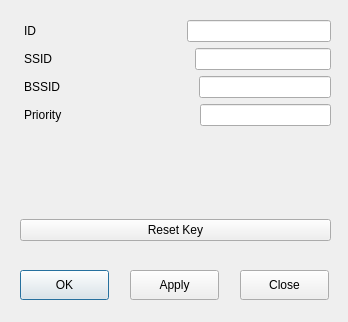
<?xml version="1.0" encoding="UTF-8"?>
<ui version="4.0">
 <class>WifiEdit</class>
 <widget class="QDialog" name="WifiEdit">
  <property name="geometry">
   <rect>
    <x>0</x>
    <y>0</y>
    <width>348</width>
    <height>322</height>
   </rect>
  </property>
  <property name="windowTitle">
   <string>Dialog</string>
  </property>
  <widget class="QPushButton" name="pushOk">
   <property name="geometry">
    <rect>
     <x>20</x>
     <y>270</y>
     <width>89</width>
     <height>30</height>
    </rect>
   </property>
   <property name="text">
    <string>OK</string>
   </property>
  </widget>
  <widget class="QPushButton" name="pushApply">
   <property name="geometry">
    <rect>
     <x>130</x>
     <y>270</y>
     <width>89</width>
     <height>30</height>
    </rect>
   </property>
   <property name="text">
    <string>Apply</string>
   </property>
  </widget>
  <widget class="QPushButton" name="pushClose">
   <property name="geometry">
    <rect>
     <x>240</x>
     <y>270</y>
     <width>89</width>
     <height>30</height>
    </rect>
   </property>
   <property name="text">
    <string>Close</string>
   </property>
  </widget>
  <widget class="QWidget" name="layoutWidget">
   <property name="geometry">
    <rect>
     <x>20</x>
     <y>20</y>
     <width>311</width>
     <height>221</height>
    </rect>
   </property>
   <layout class="QVBoxLayout" name="verticalLayout">
    <item>
     <layout class="QHBoxLayout" name="horizontalLayout">
      <item>
       <widget class="QLabel" name="label">
        <property name="text">
         <string>ID</string>
        </property>
        <property name="margin">
         <number>4</number>
        </property>
        <property name="indent">
         <number>4</number>
        </property>
       </widget>
      </item>
      <item>
       <spacer name="horizontalSpacer_4">
        <property name="orientation">
         <enum>Qt::Horizontal</enum>
        </property>
        <property name="sizeHint" stdset="0">
         <size>
          <width>40</width>
          <height>20</height>
         </size>
        </property>
       </spacer>
      </item>
      <item>
       <widget class="QLineEdit" name="editID">
        <property name="readOnly">
         <bool>true</bool>
        </property>
       </widget>
      </item>
     </layout>
    </item>
    <item>
     <layout class="QHBoxLayout" name="horizontalLayout_2">
      <item>
       <widget class="QLabel" name="label_3">
        <property name="text">
         <string>SSID</string>
        </property>
        <property name="margin">
         <number>4</number>
        </property>
        <property name="indent">
         <number>4</number>
        </property>
       </widget>
      </item>
      <item>
       <spacer name="horizontalSpacer">
        <property name="orientation">
         <enum>Qt::Horizontal</enum>
        </property>
        <property name="sizeHint" stdset="0">
         <size>
          <width>40</width>
          <height>20</height>
         </size>
        </property>
       </spacer>
      </item>
      <item>
       <widget class="QLineEdit" name="editSSID"/>
      </item>
     </layout>
    </item>
    <item>
     <layout class="QHBoxLayout" name="horizontalLayout_3">
      <item>
       <widget class="QLabel" name="label_4">
        <property name="text">
         <string>BSSID</string>
        </property>
        <property name="margin">
         <number>4</number>
        </property>
        <property name="indent">
         <number>4</number>
        </property>
       </widget>
      </item>
      <item>
       <spacer name="horizontalSpacer_2">
        <property name="orientation">
         <enum>Qt::Horizontal</enum>
        </property>
        <property name="sizeHint" stdset="0">
         <size>
          <width>40</width>
          <height>20</height>
         </size>
        </property>
       </spacer>
      </item>
      <item>
       <widget class="QLineEdit" name="editBSSID"/>
      </item>
     </layout>
    </item>
    <item>
     <layout class="QHBoxLayout" name="horizontalLayout_4">
      <item>
       <widget class="QLabel" name="label_5">
        <property name="text">
         <string>Priority</string>
        </property>
        <property name="margin">
         <number>4</number>
        </property>
        <property name="indent">
         <number>4</number>
        </property>
       </widget>
      </item>
      <item>
       <spacer name="horizontalSpacer_3">
        <property name="orientation">
         <enum>Qt::Horizontal</enum>
        </property>
        <property name="sizeHint" stdset="0">
         <size>
          <width>40</width>
          <height>20</height>
         </size>
        </property>
       </spacer>
      </item>
      <item>
       <widget class="QLineEdit" name="editPriority"/>
      </item>
     </layout>
    </item>
    <item>
     <spacer name="verticalSpacer">
      <property name="orientation">
       <enum>Qt::Vertical</enum>
      </property>
      <property name="sizeHint" stdset="0">
       <size>
        <width>20</width>
        <height>40</height>
       </size>
      </property>
     </spacer>
    </item>
    <item>
     <widget class="QPushButton" name="pushResetKey">
      <property name="text">
       <string>Reset Key</string>
      </property>
     </widget>
    </item>
   </layout>
  </widget>
 </widget>
 <resources/>
 <connections/>
</ui>
